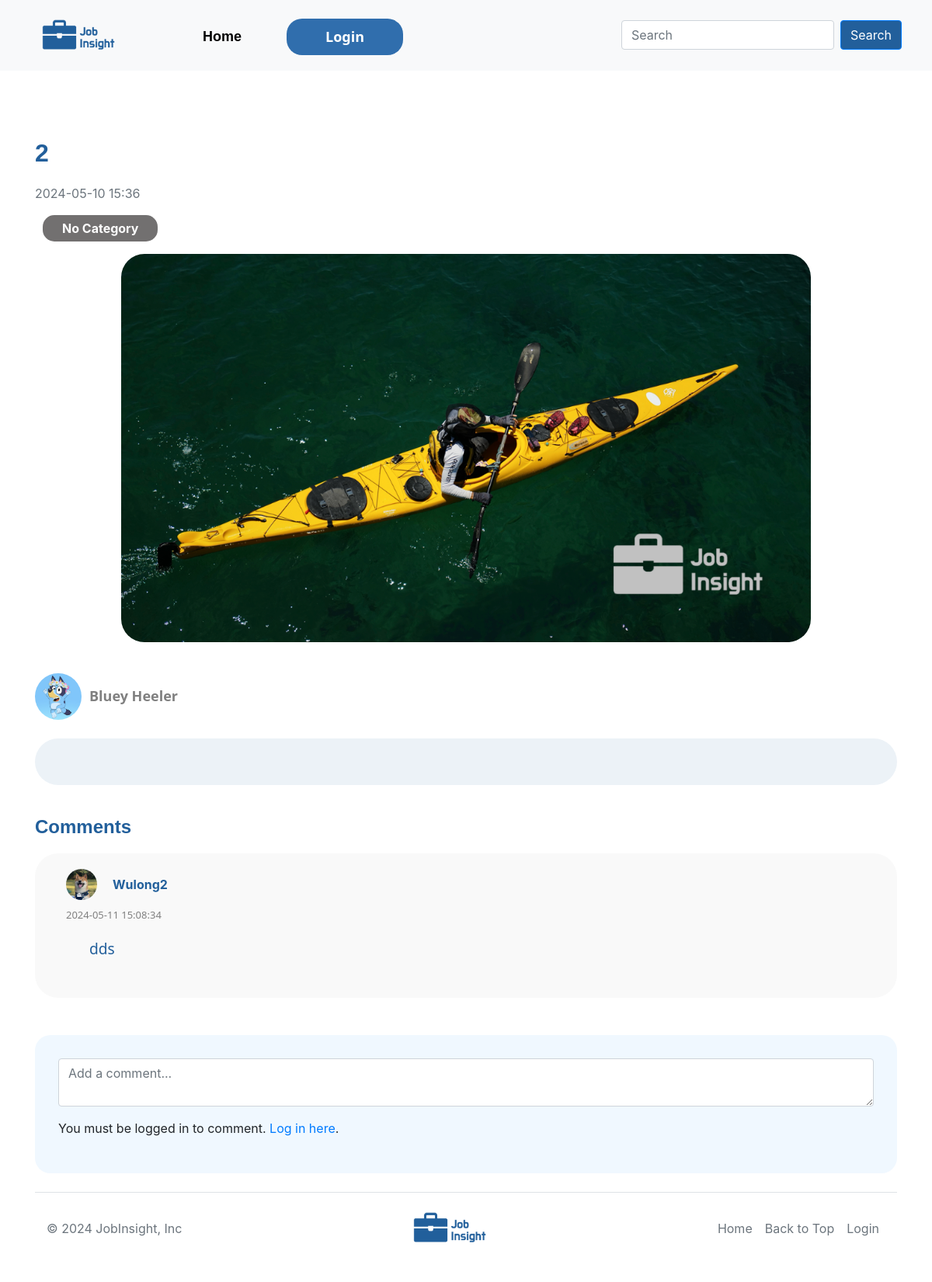
/post/15, run on the app's committed database.
### app/models.py (models this page shows, shortened)
class Post(db.Model):
    __tablename__ = 'post'
    id = db.Column(db.Integer, primary_key=True)
    title = db.Column(db.String(100), nullable=False)
    description = db.Column(db.String(200))
    img = db.Column(db.String(200))
    author_id = db.Column(db.Integer, db.ForeignKey('user.id'))
    created_at = db.Column(db.DateTime, default=datetime.utcnow)
    category_id = db.Column(db.Integer, db.ForeignKey('category.id'))
    likes = db.Column(db.Integer, default=0)
    author = db.relationship('User', backref=db.backref('posts', lazy=True))
    comments = db.relationship('Comment', back_populates='post', lazy='dynamic')
    liked_by_users = db.relationship('User', secondary=user_likes, backref=db.backref('liked_posts', lazy='dynamic'))
    category = db.relationship('Category', backref=db.backref('posts', lazy=True))

class UserDetails(db.Model):
    __tablename__ = 'user_details'
    id = db.Column(db.Integer, db.ForeignKey('user.id'), primary_key=True)
    name = db.Column(db.String(80))
    address = db.Column(db.Text)
    img = db.Column(db.String(200))
    company = db.Column(db.String(100))
    city = db.Column(db.String(100))
    country = db.Column(db.String(100))
    phone = db.Column(db.Integer)
    job_title = db.Column(db.String(100))
    job_description = db.Column(db.Text)
    education_level = db.Column(db.String(100))
    academic_institution = db.Column(db.String(100))
    user = db.relationship('User', back_populates='details')

class Comment(db.Model):
    __tablename__ = 'comment'
    id = db.Column(db.Integer, primary_key=True)
    author_id = db.Column(db.Integer, db.ForeignKey('user.id'))
    post_id = db.Column(db.Integer, db.ForeignKey('post.id'))
    created_at = db.Column(db.DateTime, default=datetime.utcnow)
    body = db.Column(db.Text)
    post = db.relationship('Post', back_populates='comments')

### app/routes.py (the view)
@main.route('/post/<int:post_id>', methods=['GET', 'POST'])
def show_post(post_id):
    post = Post.query.get_or_404(post_id)
    comments = Comment.query.filter_by(post_id=post_id).all()
    comment_form = CommentForm()
    if comment_form.validate_on_submit():
        comment_body = comment_form.body.data
        new_comment = Comment(body=comment_body, author_id=current_user.id, post_id=post_id)
        db.session.add(new_comment)
        db.session.commit()
    for comment in comments:
        comment.author = User.query.get(comment.author_id)
    return render_template('post.html', post=post, comments=comments, comment_form=comment_form)

### app/forms.py
class CommentForm(FlaskForm):
    content = TextAreaField('Comment', validators=[DataRequired(), Length(max=500)])
    submit = SubmitField('Submit')

### app/templates/post.html (shortened to what this page needs)
{% extends "base.html" %}
{% block content %}
<div class="container post-container">
    <p class="post-maintitle">{{ post.title }}</p>
    <p class="text-muted">{{ post.created_at.strftime('%Y-%m-%d %H:%M') }}</p>
    {% if post.category %}
    {% set category_class = 'category-' + post.category.name|lower %}
    {% else %}
    {% set category_class = 'category-none' %}
    {% endif %}
    <p class="post-category {{ category_class }}">
        {{ post.category.name if post.category else 'No Category' }}
    </p>
    <div class="postimg">
        {% if post.img %}
        <img src="{{ url_for('static', filename='post_image/' + post.img) }}" alt="{{ post.title }}" class="post-image">
        {% endif %}
    </div>
    <br>
    <div class="d-flex justify-content-between align-items-center post-meta">
        <div class="author-info">
            <a href="{{ url_for('main.channel', user_id=post.author.id) }}" class="author-link">
            {% if post.author.details and post.author.details.img %}
            <img src="{{ url_for('static', filename='user_icon/uploads/' + post.author.details.img) }}" alt="Author Icon" class="author-icon">
            {% else %}
            <img src="{{ url_for('static', filename='user_icon/default_user_icon.jpg') }}" alt="Default Author Icon" class="author-icon">
            {% endif %}
            <br>
            <span class="author-name author-link">{{ post.author.details.name if post.author.details else post.author.username }}</span>
            </a>
        </div>
    </div>
    <br>
    <p class="post-description">{{ post.description }}</p>
    <br>
    <div class="comments-section">
        <h3 class="title">Comments</h3>
        {% for comment in post.comments %}
        <div class="comment">
            <div class="comment-author">
                <a href="{{ url_for('main.channel', user_id=comment.author.id) }}" >
                    {% if comment.author.details and comment.author.details.img %}
                        <img src="{{ url_for('static', filename='user_icon/uploads/' + comment.author.details.img) }}" alt="User Icon"
                             class="comment-icon"
                             style="width: 40px; height: 40px; border-radius: 50%; object-fit: cover; margin-right: 10px;">
                    {% else %}
                        <img src="{{ url_for('static', filename='user_icon/default_user_icon.jpg') }}" alt="Default Icon"
                             class="comment-icon"
                             style="width: 40px; height: 40px; border-radius: 50%; object-fit: cover; margin-right: 10px;">
                    {% endif %}
                </a>
                <a href="{{ url_for('main.channel', user_id=comment.author.id) }}" class="comment-text">
                    <strong>{{ comment.author.details.name }}</strong>
                </a>
            </div>
            <p class="time">{{ comment.created_at.strftime('%Y-%m-%d %H:%M:%S') }}</p>
            <p class="body">{{ comment.body }}</p>
        </div>
        {% endfor %}
    </div>
    <br>
    <br>
    <div class="add-comment-form">
    <form method="POST" action="{{ url_for('main.add_comment', post_id=post.id) }}">
        <div class="form-group">
            {{ comment_form.content(class="form-control", placeholder="Add a comment...") }}
        </div>
        {% if current_user.is_authenticated %}
            <button type="submit" class="btn btn-primary">Submit Comment</button>
        {% else %}
            <p>You must be logged in to comment. <a href="{{ url_for('main.login') }}">Log in here</a>.</p>
        {% endif %}
    </form>
</div>
</div>
{% endblock %}

### app/static/styles.css (style rules this page uses)
.post-container { margin-top: 10px; }
.post-container .post-image { width: 80%; max-width: 900px; height: auto; max-height: 500px; object-fit: cover; display: block; margin: 0 auto; border-radius: 30px; }
.post-container .post-maintitle { font-family: Verdana, Geneva, Tahoma, sans-serif; color: rgb(34, 95, 155); font-size:xx-large; font-weight: bolder; }
.post-container .post-category { display: inline-block; padding: 5px 10px; border-radius: 15px; color:white; font-weight: bold; margin-left: 10px; padding-left: 25px; padding-right: 25px; }
.category-none { background-color: rgb(114, 112, 112); }
.author-info { display: flex; align-items: center; }
.author-link { text-decoration: none !important; display: flex; align-items: center; transition: all 0.3s ease; }
.author-icon { width: 60px; height: 60px; border-radius: 50%; object-fit: cover; margin-right: 10px; transition: all 0.3s ease; }
.author-name { font-family: 'Segoe UI', Tahoma, Geneva, Verdana, sans-serif; font-weight: bold; font-size: large; transition: all 0.3s ease; color: gray; }
.post-description { font-family: 'Segoe UI', Tahoma, Geneva, Verdana, sans-serif; font-size: larger; color: rgb(37, 46, 67); font-weight: bold; background-color: rgb(236, 242, 247); border-radius: 30px; padding: 30px; padding-left: 50px; line-height: 180%; }
.comment { background-color: rgb(249, 249, 249); border-radius: 30px; padding-top: 20px; padding-bottom: 30px; padding-left: 40px; padding-left: 40px; margin-top: 20px; }
.comments-section .title { color: rgb(34, 95, 155); font-family: Verdana, Geneva, Tahoma, sans-serif; font-size: x-large; font-weight: bold; }
.comment-author { display: flex; align-items: center; margin-bottom: 10px; }
.comment-author img, .comment-author a { transition: transform 0.3s ease; }
.comment-text { margin-left: 10px; color:rgb(34, 95, 155) ; text-decoration: none; }
.comment .time { font-family: 'Segoe UI', Tahoma, Geneva, Verdana, sans-serif; font-size: small; color: gray; }
.comment .body { font-family: 'Segoe UI', Tahoma, Geneva, Verdana, sans-serif; font-size: larger; color:rgb(34, 95, 155); line-height: 180%; padding-left: 30px; padding-right: 40px; }
.post-container .add-comment-form { padding: 30px; background-color: aliceblue; border-radius: 20px; }

### data on the page
Post: title "2", created_at "2024-05-10 15:36", img (placeholder picture)
UserDetails: img (picture), author.details "Bluey Heeler"
Comment: author.details.name "Wulong2", created_at "2024-05-11 15:08:34", body "dds"

### other printed values
{{ post.category.name if post.category else 'No Category' }} "No Category"
